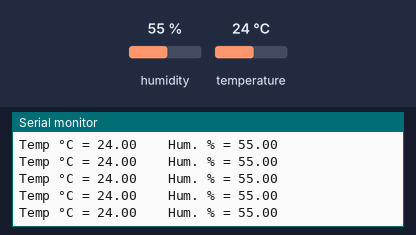
Bench run of a sketch on a simulated ESP8266 (NodeMCU). Parts: the last lines printed to the serial monitor. The test bench sets the inputs (shaded band); at power-on: humidity 55 %, temperature 24 °C. WiFi joins after 1.5 s; servers stay silent unless stated; the local clock reads 2024-03-15 10:24:30 at power-on unless the sketch sets it; storage starts empty.

Above: at 3.2 s.
3.3 s: humidity set to 22 %
At 3.48 s:
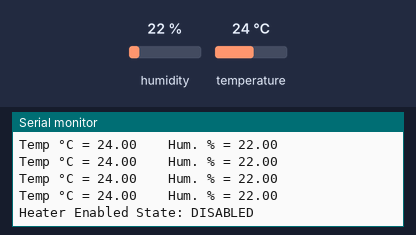
4.8 s: temperature set to 12 °C
At 4.83 s:
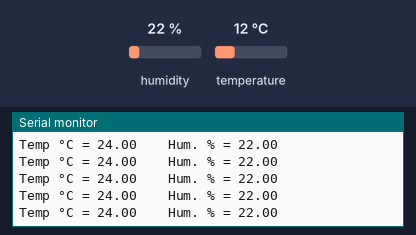
6.3 s: humidity set to 40 %
At 6.32 s:
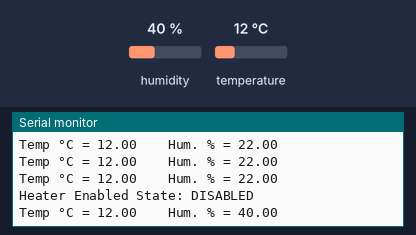
Timing chart, 0 to 9.3 s (numbered marks = the images above; inputs shaded):
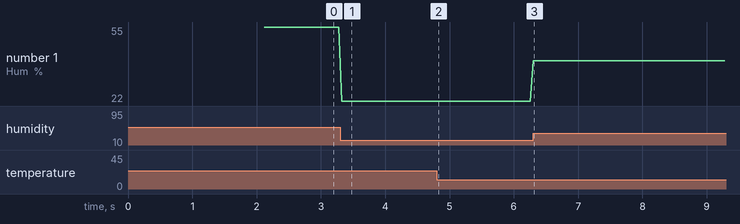

The sketch:

Fix_Proyek_TA.ino
```cpp
#include <Wire.h>
#include "RTClib.h"
#include "Adafruit_SHT31.h"
#include <SPI.h>
#include <SD.h>
#include <ESP8266WiFi.h>
#include <ESP8266HTTPClient.h>
#define CS_PIN 15
bool enableHeater = false;
uint8_t loopCnt = 0;
Adafruit_SHT31 sht31 = Adafruit_SHT31();
RTC_DS3231 rtc;
char dataHari[7][12] = {"Sunday", "Monday", "Tuesday", "Wednesday", "Thursday", "Friday", "Saturday"};
String hari;
int tanggal, bulan, tahun, jam, menit, detik;
File myFile;
float suhu;
float kelembaban;
int period = 600000;
unsigned long time_now = 0;
unsigned long byteCount = 0;
bool printWebData = true;
const char* ssid = "@netUNSRI-IDL"; //masukkan ssid
const char* password = ""; //masukkan password
const char* server = "www.sundeyweather.xyz";
WiFiClient client;

void setup ()
{
  Serial.begin(9600);
  WiFi_Setup();
  RTC_SD_Setup();
  SHT31_Setup();
}
void WiFi_Setup()
{
  WiFi.disconnect();
  WiFi.begin("@netUNSRI-IDL","");
  while (WiFi.status() != WL_CONNECTED)
  {
    delay(1000);
    Serial.println("Connecting..");
  }
 if(WiFi.status() == WL_CONNECTED)
 {
    Serial.println("Connected!!!");
 }
  else
  {
    Serial.println("Connected Failed!!!");
  }
}
void SHT31_Setup()
{
  while (!Serial);
  delay(10);
  Serial.println("SHT31 test");
  if (! sht31.begin(0x44))
  {   // Set to 0x45 for alternate i2c addr
    Serial.println("Couldn't find SHT31");
    while (1) delay(1);
  }
  Serial.print("Heater Enabled State: ");
  if (sht31.isHeaterEnabled())
    Serial.println("ENABLED");
  else
  Serial.println("DISABLED");
}
void RTC_SD_Setup ()
{
  if (!SD.begin(CS_PIN))
  {
  Serial.println("Gagal Membuka Micro SD!");
  return;
  }
  Serial.println("Berhasil Membuka Micro SD");
  if (! rtc.begin())
  {
  Serial.println("RTC Tidak Ditemukan");
  Serial.flush();
  abort();
  }
 //Atur Waktu
  rtc.adjust(DateTime(F(__DATE__), F(__TIME__)));
  //  rtc.adjust(DateTime(2014, 1, 21, 3, 0, 0));
  Serial.println("Memerikasa Koneksi RTC . . .");
}
void loop ()
{
 RTC_SD();
 SHT31();
 Connect_WiFi();
}
void SHT31()
{
  suhu = sht31.readTemperature();
  kelembaban = sht31.readHumidity();
  if (! isnan(suhu))
  {  // check if 'is not a number'
    Serial.print("Temp °C = "); Serial.print(suhu); Serial.print("\t\t");
  }
  else
  {
    Serial.println("Failed to read temperature");
  }
  if (! isnan(kelembaban)) {  // check if 'is not a number'
    Serial.print("Hum. % = "); Serial.println(kelembaban);
  }
  else
  {
    Serial.println("Failed to read humidity");
  }
  // Toggle heater enabled state every 30 seconds
  // An ~3.0 degC temperature increase can be noted when heater is enabled
  if (++loopCnt == 30) {
    enableHeater = !enableHeater;
    sht31.heater(enableHeater);
    Serial.print("Heater Enabled State: ");
    if (sht31.isHeaterEnabled())
      Serial.println("ENABLED");
    else
      Serial.println("DISABLED");
    loopCnt = 0;
  }
}
void RTC_SD()
{
  DateTime now = rtc.now();
  hari    = dataHari[now.dayOfTheWeek()];
  tanggal = now.day(), DEC;
  bulan   = now.month(), DEC;
  tahun   = now.year(), DEC;
  jam     = now.hour(), DEC;
  menit   = now.minute(), DEC;
  detik   = now.second(), DEC;
 // Kirim data ke SD card
  myFile = SD.open("Data_Log.csv", FILE_WRITE); //Membuka File test.txt
  if (myFile)
 {
  myFile.println(String() + hari + ", " + tanggal + "-" + bulan + "-" + tahun);
  myFile.println(String() + jam + ":" + menit + ":" + detik);
  myFile.println(String() + suhu + "°C");
  myFile.println(String() + kelembaban + "%");
 }
 else
 {
 Serial.println("gagal membuka Data_Log.csv"); // jika gagal print error
 delay(1000);
 }
}
void Connect_WiFi ()
{
 if(millis() >= time_now + period)
 {
    time_now += period;
    SendtoDB();
 }
 int len = client.available();
 if (len > 0)
 {
        byte buffer[80];
        if (len > 80) len = 80;
        client.read(buffer, len);
        if (printWebData)
        {
          Serial.write(buffer, len); // show in the serial monitor (slows some boards)
        }
        byteCount = byteCount + len;
  }
}
void SendtoDB()
{
   if (client.connect(server, 80))
   {
    Serial.println("");
    Serial.println("connected");
    // Make a HTTP request:
    Serial.print("GET /Monitoring_Suhu_Kelembaban/tambah.php?kelembaban=");
    Serial.print(kelembaban);
    Serial.print("&suhu=");
    Serial.print(suhu);
    Serial.print("&tanggal=");
    Serial.print(String() + tanggal + "-" + bulan + "-" + tahun);
    Serial.print("&waktu=");
    Serial.print(String() + jam + ":" + menit + ":" + detik);
    Serial.println("");

    client.print("GET /Monitoring_Suhu_Kelembaban/tambah.php?kelembaban=");     //YOUR URL
    client.print(kelembaban);
    client.print("&suhu=");
    client.print(suhu);
    client.print("&tanggal=");
    client.print(String() + tanggal + "-" + bulan + "-" + tahun);
    client.print("&waktu=");
    client.print(String() + jam + ":" + menit + ":" + detik);
    client.print(" ");      //SPACE BEFORE HTTP/1.1
    client.print("HTTP/1.1");
    client.println();
    client.println("Host: www.sundeyweather.xyz");
    client.println("Connection: close");
    client.println();
  }
  else
  {
    // if you didn't get a connection to the server:
    Serial.println("connection failed");
  }
 }
```

Measured:
- after the input at 3.3 s, the serial monitor: prints a new line at once (image 1)
- after the input at 6.3 s, the serial monitor: prints a new line at once (image 3)
- plotted number 1: 55 → 22 after the input at 3.3 s, 22 → 40 after the input at 6.3 s
